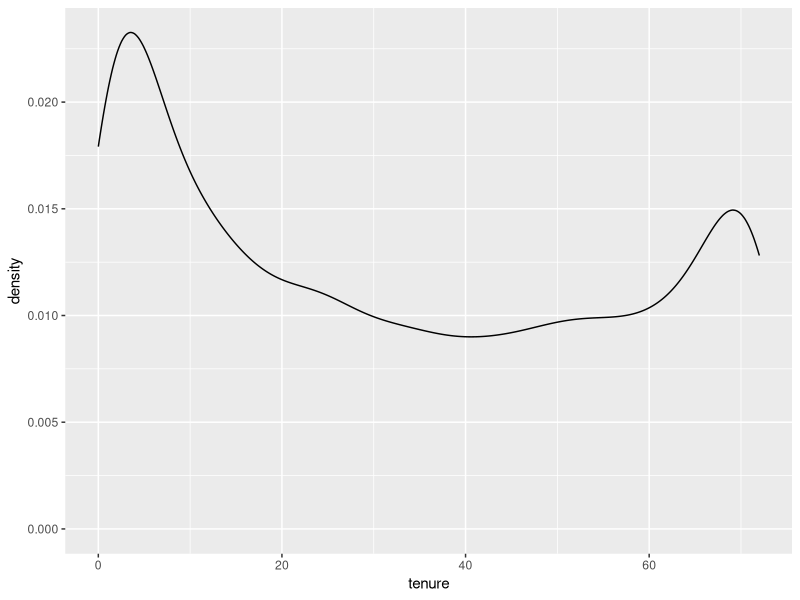
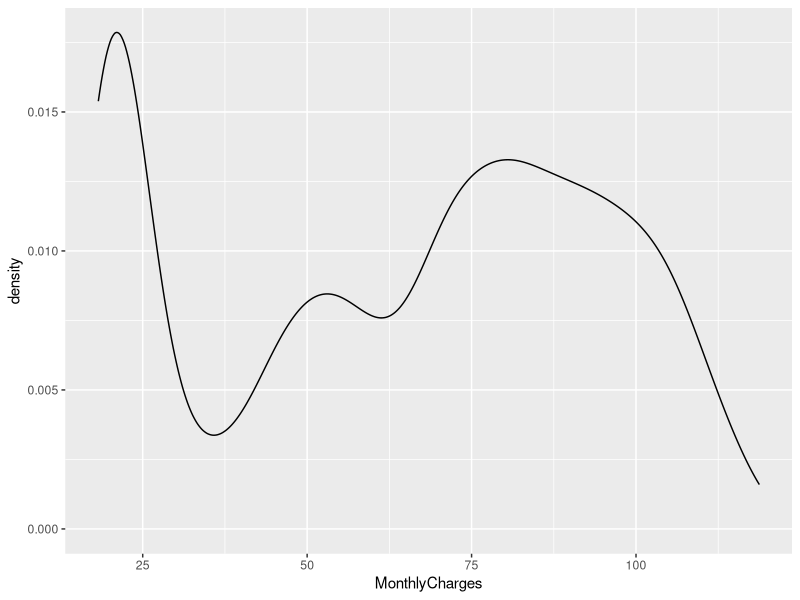
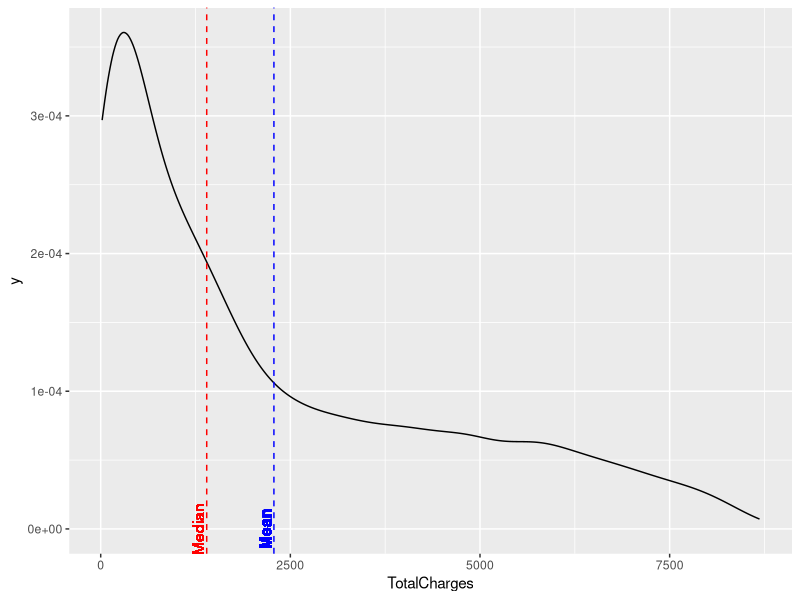

Generate these figures, in order, with R:
## ---- chunk 1
library("tidyverse")
## ---- chunk 2
data <- read_csv("telekom_kundenabgang.txt")
## ---- chunk 3
View(data)
## ---- chunk 4
summary(data)
str(data)

set.seed(1337)
sample_n(data,10)

tbl_df(data)

dim(data)

data %>% head(10)
data %>% tail(10)
## ---- chunk 5
#Kategoriale variabel in Faktoren umwandeln
data <- data %>% mutate_if(is.character ,as.factor) %>% mutate(customerID = as.character(customerID),SeniorCitizen = as.factor(SeniorCitizen))

## ---- chunk 6
summary(data)
## ---- chunk 7
data %>% filter(duplicated(data))

data %>% filter(customerID == '0280-XJGEX')
## ---- chunk 8
data <- data %>% bind_cols(complete_flag = data %>% complete.cases())
#data %>% bind_cols(flag_complete_obs = data %>% complete.cases())
## ---- chunk 9
data %>% head(10)

## ---- chunk 10
data <- distinct(data)
## ---- chunk 11
summary(data)
## ---- chunk 12
ggplot(data, aes(tenure)) +
  geom_density()
  
  
ggplot(data, aes(MonthlyCharges)) +
  geom_density()

ggplot(data, aes(TotalCharges)) +
  geom_density() +
  geom_vline(aes(xintercept = median(TotalCharges, na.rm=TRUE)),color="red",linetype="dashed") +
  geom_vline(aes(xintercept = mean(TotalCharges, na.rm=TRUE)),color="blue",linetype="dashed") +
  geom_text(aes(x=median(TotalCharges, na.rm=TRUE),y=0),label="Median", color = "red", vjust=-.2, angle = 90) +
  geom_text(aes(x=mean(TotalCharges, na.rm=TRUE),y=0),label="Mean", color = "blue", vjust=-.2, angle = 90, fontface = "bold")

